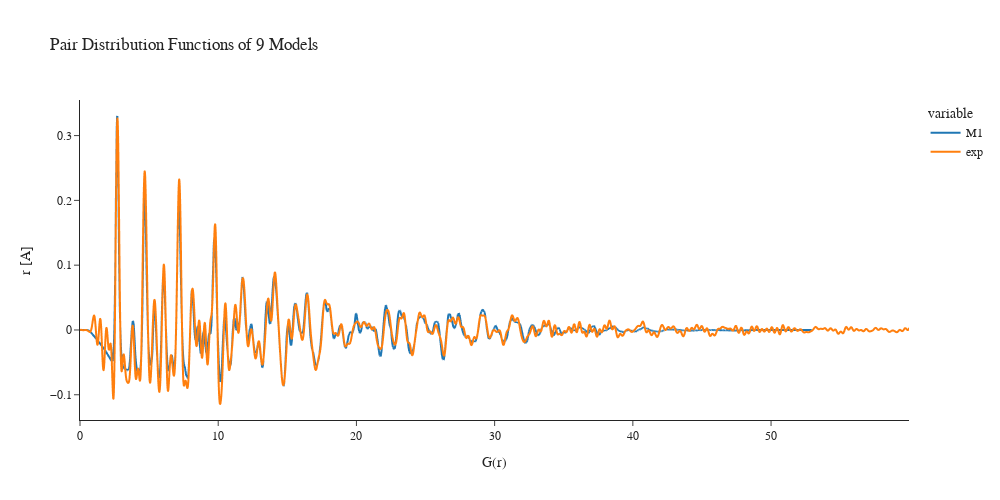

The notebook cell saved with this chart:
### Code cell
F = pd.DataFrame()
exp = exp.astype(float)
M.astype(float)
F = M.join(exp, how='outer')

for i in [1]:
    F[f'M{i}'].loc[0] = 0

F = F.interpolate(method='quadratic')
#F['M0'] = F['M0'].interpolate(method='zero')
#F = F.fillna(method='ffill') 
#F = F.fillna(0)

for i in [1]:
    rest = F['exp'] - F[f'M{i}']
    error1 = np.sum(rest.loc[:44]**2)
    error_p1 = np.sqrt(error1/4321)
    #error2 = np.sum(rest.loc[44:]**2)
    #error_p2 = np.sqrt(error2/4321)
    #print(f'Para M{i} el error 1er es {error1}, el segundo es {error2}, y el error porcentual es {error_p1} y {error_p2}')
    print(f'Para M{i} el error es {error1}, y ECM {error_p1}')

#print(F.to_string())

fig = px.line(F, template='simple_white', title='Pair Distribution Functions of 9 Models',
    width=1000, height=500)
fig.update_layout(
    font_family="serif",
    title_font_family="serif")
fig.update_xaxes(title_text='G(r)')
fig.update_yaxes(title_text='r [A]')
fig.show()

### Figure 1 — Plotly figure (JSON) as saved in the notebook; plotly's stock layout.template omitted (floating-point values rounded to 4 significant figures; data arrays with more than 128 entries replaced by an {"elided": "..."} marker saying what was removed)
{"data": [{"hovertemplate": "variable=M1<br>index=%{x}<br>value=%{y}<extra></extra>", "legendgroup": "M1", "line": {"color": "#1F77B4", "dash": "solid"}, "marker": {"symbol": "circle"}, "mode": "lines", "name": "M1", "showlegend": true, "type": "scattergl", "x": {"elided": "5595 float values"}, "xaxis": "x", "y": {"elided": "5595 float values"}, "yaxis": "y"}, {"hovertemplate": "variable=exp<br>index=%{x}<br>value=%{y}<extra></extra>", "legendgroup": "exp", "line": {"color": "#FF7F0E", "dash": "solid"}, "marker": {"symbol": "circle"}, "mode": "lines", "name": "exp", "showlegend": true, "type": "scattergl", "x": {"elided": "5595 float values"}, "xaxis": "x", "y": {"elided": "5595 float values"}, "yaxis": "y"}], "layout": {"font": {"family": "serif"}, "height": 500, "legend": {"title": {"text": "variable"}, "tracegroupgap": 0}, "title": {"font": {"family": "serif"}, "text": "Pair Distribution Functions of 9 Models"}, "width": 1000, "xaxis": {"anchor": "y", "domain": [0, 1], "title": {"text": "G(r)"}}, "yaxis": {"anchor": "x", "domain": [0, 1], "title": {"text": "r [A]"}}}}
